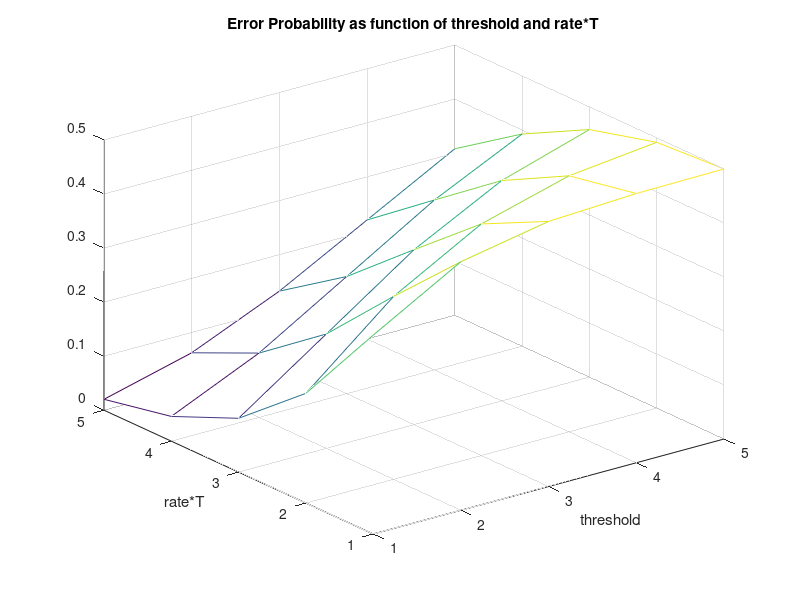

Source code (MATLAB):
clc;
clear all;
%define consts
T=1;%[sec]
for rate=1:5
for threshold=1:5
pe(rate,threshold)=0;
for n=0:threshold
    pe(rate,threshold)=pe(rate,threshold)+(((rate*T).^n).*exp(-rate.*T))./factorial(n);
end
end
end
pe=0.5.*pe;%calculated error probability as wished
figure;
mesh(pe);
title 'Error Probability as function of threshold and rate*T';
xlabel 'threshold';
ylabel 'rate*T';